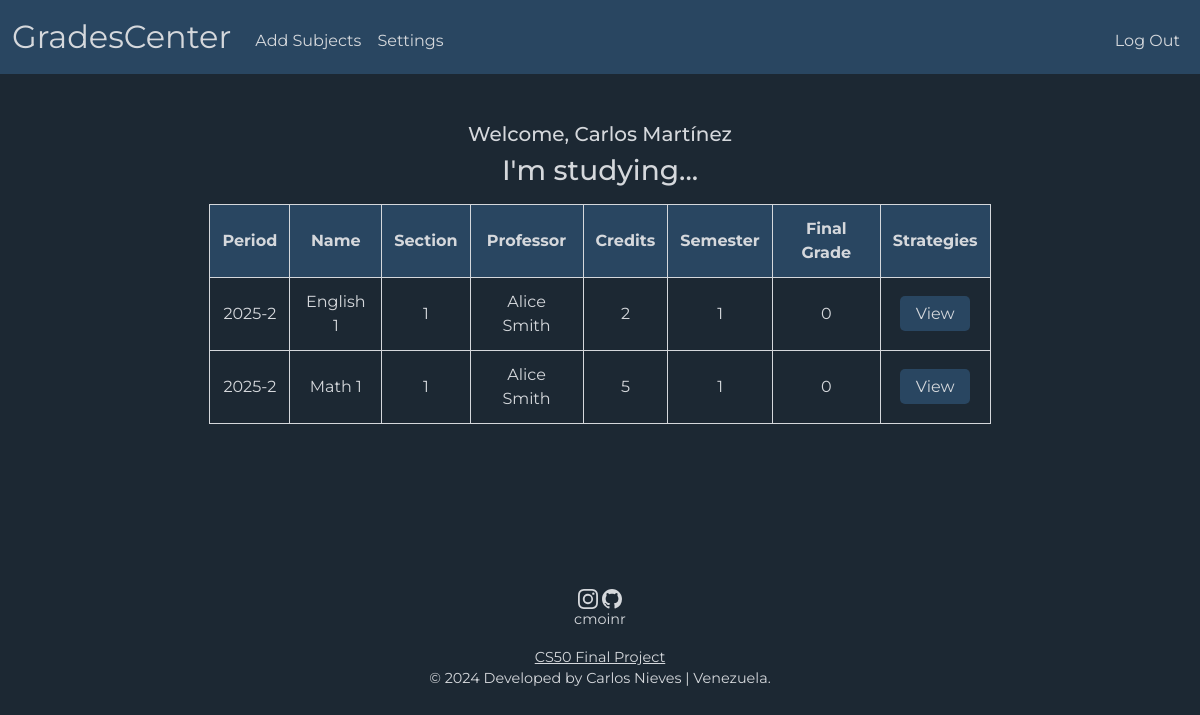
Before: /student (signed in) with the older database file.
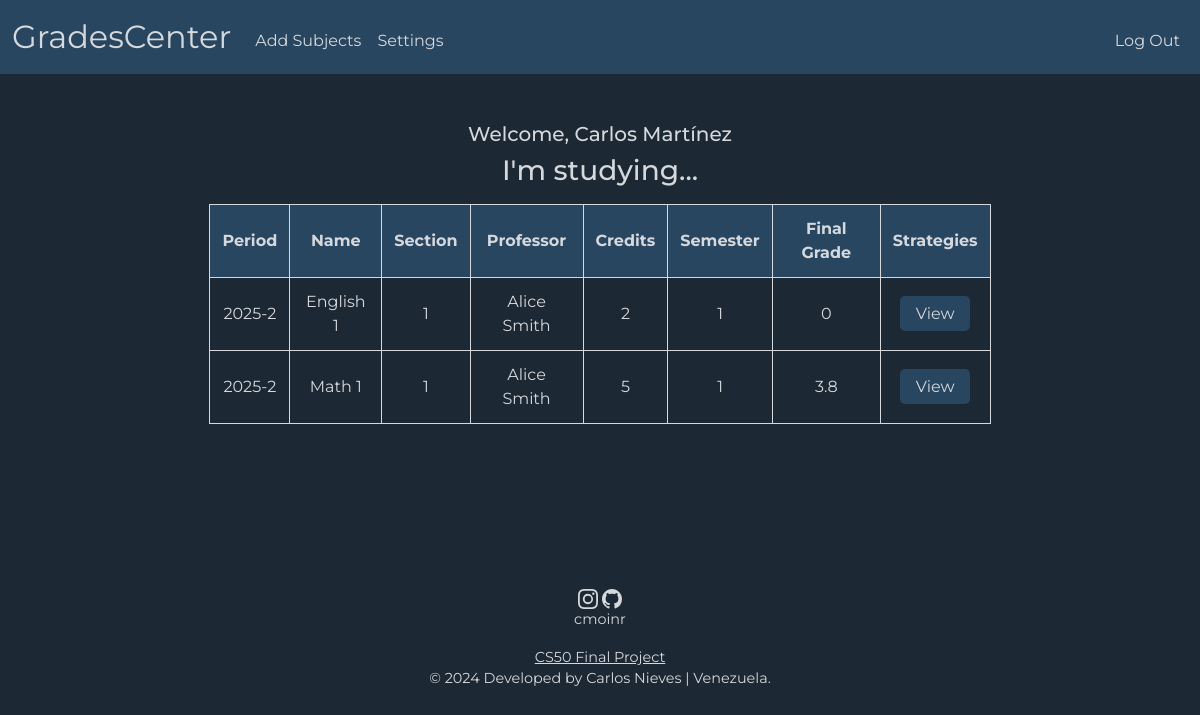
After: the same page with the newer database file.
### tables this page shows
CREATE TABLE students (
    id VARCHAR(16),
    names VARCHAR(32) NOT NULL,
    last_names VARCHAR(32) NOT NULL,
    pw VARCHAR(255) NOT NULL,
    department_id VARCHAR(16) NOT NULL,
    email VARCHAR(64),
    phone VARCHAR(32),
    PRIMARY KEY(id),
    FOREIGN KEY(department_id) REFERENCES departments(id) ON DELETE CASCADE
);

CREATE TABLE grades (
    id INTEGER,
    student_id INTEGER NOT NULL,
    teacher_id INTEGER NOT NULL,
    section_id INTEGER NOT NULL,
    grade INTEGER NOT NULL,
    date DATE DEFAULT CURRENT_DATE,
    PRIMARY KEY(id),
    FOREIGN KEY(student_id) REFERENCES students(id) ON DELETE CASCADE,
    FOREIGN KEY(teacher_id) REFERENCES teachers(id) ON DELETE CASCADE,
    FOREIGN KEY(section_id) REFERENCES sections(id) ON DELETE CASCADE
);

CREATE TABLE sections (
    id INTEGER,
    subject_id INTEGER NOT NULL,
    section_number INTEGER NOT NULL,
    period TEXT NOT NULL,
    PRIMARY KEY(id),
    FOREIGN KEY(subject_id) REFERENCES subjects(id) ON DELETE CASCADE
);

CREATE TABLE subjects (
    id VARCHAR(16),
    name TEXT NOT NULL,
    department_id VARCHAR(16) NOT NULL,
    semester INTEGER NOT NULL,
    credits INTEGER NOT NULL,
    sections INTEGER NOT NULL,
    PRIMARY KEY(id),
    FOREIGN KEY(department_id) REFERENCES departments(id) ON DELETE CASCADE
);

CREATE TABLE teachers (
    id VARCHAR(16),
    names VARCHAR(32) NOT NULL,
    last_names VARCHAR(32) NOT NULL,
    pw VARCHAR(255) NOT NULL,
    email VARCHAR(64),
    phone VARCHAR(32),
    PRIMARY KEY(id)
);

### app.py (the view)
@app.route("/student", methods=["GET", "POST"])
@login_required
def student():
    if request.method == "POST":
        session["selected_section_student"] = request.form.get("check")
        session["selected_subject_name"] = request.form.get("subject_name")
        session["selected_subject_section"] = request.form.get("subject_section")
        session["selected_subject_teacher"] = request.form.get("subject_teacher")
        return redirect("/student_strategies")
    else:
        subjects = db.execute("""
            SELECT subjects.name, subjects.semester, subjects.credits, grades.grade, teachers.names, teachers.last_names, sections.section_number, sections.period, sections.id
            FROM studying
            JOIN sections ON studying.section_id = sections.id
            JOIN subjects ON sections.subject_id = subjects.id
            JOIN grades ON studying.student_id = grades.student_id AND studying.section_id = grades.section_id
            JOIN teaching ON studying.section_id = teaching.section_id
            JOIN teachers ON teaching.teacher_id = teachers.id
            WHERE studying.student_id = ?
        """, session["user_id"])
        learner = db.execute("""
            SELECT names, last_names FROM students WHERE id = ?
        """, session["user_id"])
        return render_template("student.html", subjects=subjects, learner=learner)

### app.py (called while the page is built)
@app.after_request
def after_request(response):
    response.headers["Cache-Control"] = "no-cache, no-store, must-revalidate"
    response.headers["Expires"] = 0
    response.headers["Pragma"] = "no-cache"
    return response

### helpers.py (called while the page is built)
def login_required(f):
    @wraps(f)
    def decorated_function(*args, **kwargs):
        if session.get("user_id") is None:
            return redirect("/login")
        return f(*args, **kwargs)
    return decorated_function

### templates/student.html (shortened to what this page needs)
{% extends "layout.html" %}
{% block main %}
    <div class="mb-3">
        <h5>Welcome, {{ learner[0]['names'] }} {{ learner[0]['last_names'] }}</h5>
        <h3>I'm studying...</h3>
    </div>
    <div class="mb-3">
        <table>
            <thead>
                <tr class="high">
                    <th>Period</th>
                    <th>Name</th>
                    <th>Section</th>
                    <th>Professor</th>
                    <th>Credits</th>
                    <th>Semester</th>
                    <th>Final Grade</th>
                    <th>Strategies</th>
                </tr>
            </thead>
            <tbody>
                {% for subject in subjects %}
                    <tr>
                        <td>{{ subject['period'] }}</td>
                        <td>{{ subject['name'] }}</td>
                        <td>{{ subject['section_number'] }}</td>
                        <td>{{ subject['names'] }} {{ subject['last_names'] }}</td>
                        <td>{{ subject['credits'] }}</td>
                        <td>{{ subject['semester'] }}</td>
                        <td>{{ subject['grade'] }}</td>
                        <td>
                            <form action="/student" method="POST">
                                <input class="enroll" type="submit" value="View">
                            </form>
                        </td>
                    </tr>
                {% endfor %}
            </tbody>
        </table>
    </div>
{% endblock %}

### templates/layout.html (shortened to what this page needs)
<!DOCTYPE html>
<html lang="en">
    <head>
        <link href="https://cdn.jsdelivr.net/npm/bootstrap@5.3.3/dist/css/bootstrap.min.css" rel="stylesheet">
        <link href="/static/styles.css" rel="stylesheet">
    </head>
    <body>
        <nav id="main_bar" class="bg navbar navbar-expand-md navbar-light">
            <div class="container-fluid">
                {% if session["role"] == "student" %}
                    <a class="navbar-brand" href="/student">GradesCenter</a>
                {% else %}
                    <a class="navbar-brand" href="/" id="main_brand">GradesCenter</a>
                    <button aria-controls="navbar" aria-expanded="false" aria-label="Toggle navigation" class="navbar-toggler" data-bs-target="#navbar" data-bs-toggle="collapse" type="button">
                        <span class="navbar-toggler-icon"></span>
                    </button>
                {% endif %}
                <div class="collapse navbar-collapse" id="navbar">
                    {% if session["user_id"] %}
                        {% if session["role"] == "teacher" %}
                            <ul class="navbar-nav me-auto mt-2">
                                <li class="nav-item"><a class="nav-link" href="/subjects">Subjects</a></li>
                                <li class="nav-item"><a class="nav-link" href="/settings">Settings</a></li>
                            </ul>
                            <ul class="navbar-nav ms-auto mt-2">
                                <li class="nav-item"><a class="nav-link" href="/logout">Log Out</a></li>
                            </ul>
                        {% elif session["role"] == "student" %}
                            <ul class="navbar-nav me-auto mt-2">
                                <li class="nav-item"><a class="nav-link" href="/add_subjects">Add Subjects</a></li>
                                <li class="nav-item"><a class="nav-link" href="/settings">Settings</a></li>
                            </ul>
                            <ul class="navbar-nav ms-auto mt-2">
                                <li class="nav-item"><a class="nav-link" href="/logout">Log Out</a></li>
                            </ul>
                        {% endif %}
                    {% else %}
                        <ul class="navbar-nav ms-auto mt-2">
                            <li class="nav-item"><a class="nav-link" href="/register">Register</a></li>
                            <li class="nav-item"><a class="nav-link" href="/login">Log In</a></li>
                        </ul>
                    {% endif %}
                </div>
            </div>
        </nav>
        <main class="container py-5 text-center">
            {% block main %}{% endblock %}
        </main>
        <footer class="mb-5">
            <div>
                <p>cmoinr</p>
            </div>
            <div>
                <a href="https://cs50.harvard.edu/x/2024/project/">CS50 Final Project</a>
            </div>
            © 2024 Developed by Carlos Nieves | Venezuela.
        </footer>
    </body>
</html>

### static/styles.css (style rules this page uses)
body { font-family: 'Montserrat', sans-serif; background-color:#1c2833; }
nav .navbar-brand { font-size: xx-large; }
.navbar-brand { color: #d5d8dc; transition-duration: 0.5s; }
.nav-link { color: #d5d8dc; background-color: transparent; transition-duration: 0.5s; }
#main_bar { background: #294661; }
h3, h5, h6 { color: #d5d8dc; }
table { background-color: transparent; margin-bottom: 1rem; width: 70%; margin-left: auto; margin-right: auto; color: #d5d8dc; }
table th, table td { border: 1px solid #d5d8dc; padding: 0.75rem; vertical-align: middle; }
.high { background-color: #294661; border: 1px solid #d5d8dc; }
input { background-color: #294661; outline: none; border: none; border-radius: 5px; color: #d5d8dc; width: 200px; height: 35px; }
input::placeholder { color: #d5d8dcc2; }
.enroll { width: 70px; transition-duration: 0.5s; }
footer { text-align: center; font-size: 90%; color: #d5d8dc; margin-left: auto; margin-right: auto; margin-bottom: -1px; margin-top: 100px; }
a { color: #d5d8dc; }

Changed rows visible on the page:
changed grades "Math 1": grade "0" → "3.8"
